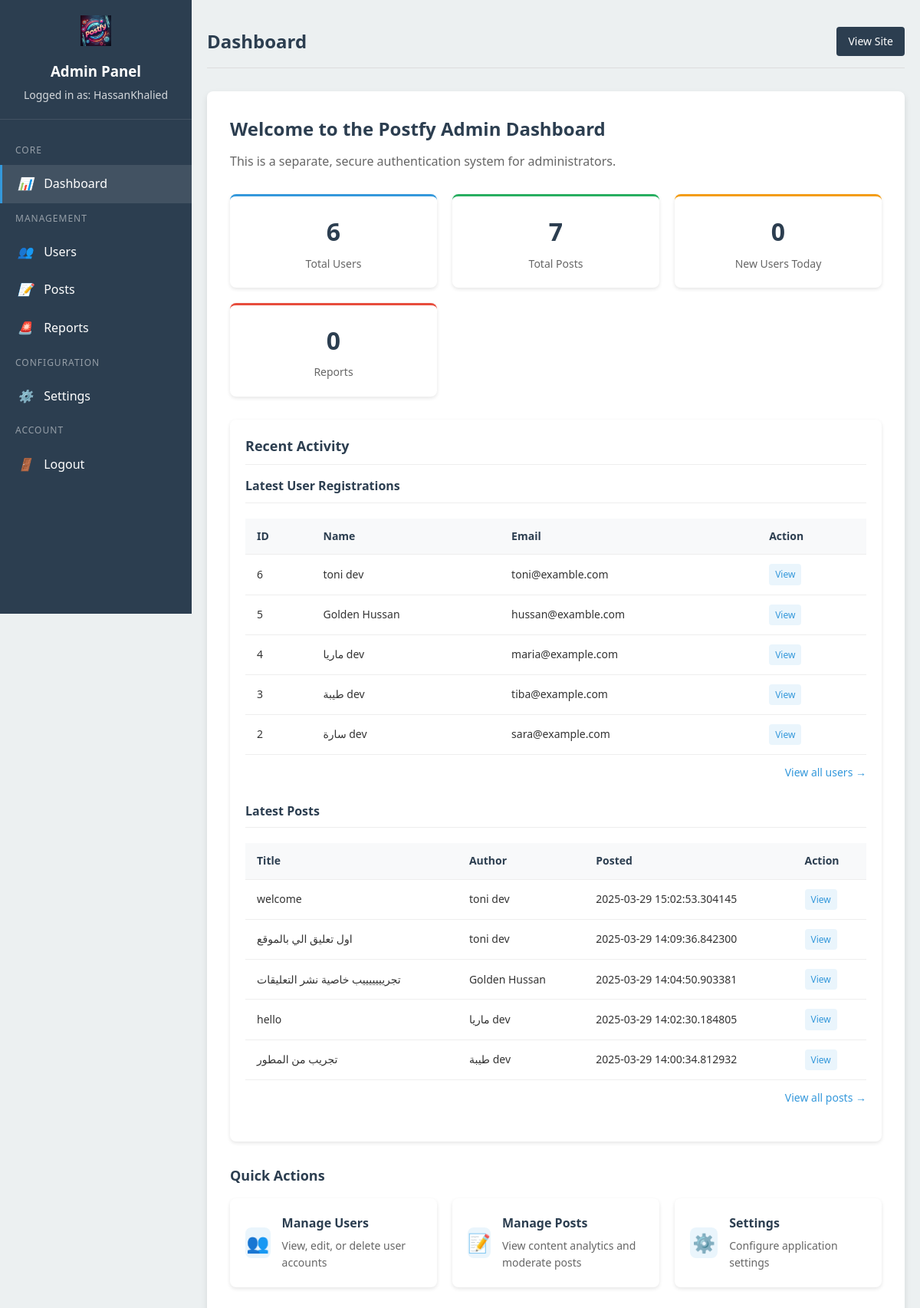
The app's page /admin/ (signed in) with its own data.
### app.py (models this page shows, shortened)
class User(db.Model):
    id = db.Column(db.Integer, primary_key=True)
    first_name = db.Column(db.String(100), nullable=False)
    last_name = db.Column(db.String(100), nullable=False)
    user_id = db.Column(db.String(100), unique=True, nullable=False)
    email = db.Column(db.String(120), unique=True, nullable=False)
    password = db.Column(db.String(200), nullable=False)
    gender = db.Column(db.String(10), nullable=False)
    profile_picture = db.Column(
        db.String(200), nullable=True, default='default.jpg')

class Post(db.Model):
    id = db.Column(db.Integer, primary_key=True)
    title = db.Column(db.String(255), nullable=False)
    content = db.Column(db.Text, nullable=False)
    user_id = db.Column(db.Integer, db.ForeignKey('user.id'), nullable=False)
    date_posted = db.Column(
        db.DateTime, default=datetime.utcnow)
    user = db.relationship('User', backref='posts', lazy=True)

### admin.py (the view)
@admin_bp.route('/')
@admin_login_required
def dashboard():
    result = db.session.execute(db.text("SELECT COUNT(*) FROM user"))
    total_users = result.scalar()
    result = db.session.execute(db.text("SELECT COUNT(*) FROM post"))
    total_posts = result.scalar()
    new_users_today = 0
    report_count = 0
    recent_users = db.session.execute(
        db.text("""
            SELECT id, first_name, last_name, email
            FROM user
            ORDER BY id DESC LIMIT 5
        """)
    ).fetchall()
    recent_posts = db.session.execute(
        db.text("""
            SELECT p.id, p.title, p.date_posted,
                   u.first_name, u.last_name
            FROM post p
            JOIN user u ON p.user_id = u.id
            ORDER BY p.date_posted DESC LIMIT 5
        """)
    ).fetchall()
    return render_template('admin/dashboard.html',
                           total_users=total_users,
                           total_posts=total_posts,
                           new_users_today=new_users_today,
                           report_count=report_count,
                           recent_users=recent_users,
                           recent_posts=recent_posts)

### admin.py (called while the page is built)
def admin_login_required(f):
    @wraps(f)
    def decorated_function(*args, **kwargs):
        if 'admin_id' not in session:
            flash('Please log in to access the admin area', 'warning')
            return redirect(url_for('admin.login'))
        if 'admin_last_activity' in session:
            last_activity = datetime.fromisoformat(
                session['admin_last_activity'])
            if datetime.utcnow() - last_activity > timedelta(minutes=30):  # 30-minute timeout
                session.pop('admin_id', None)
                session.pop('admin_last_activity', None)
                flash('Your session has expired. Please log in again.', 'warning')
                return redirect(url_for('admin.login'))
        session['admin_last_activity'] = datetime.utcnow().isoformat()
        return f(*args, **kwargs)
    return decorated_function

### app.py (called while the page is built)
@app.context_processor
def inject_version():
    return dict(APP_VERSION=APP_VERSION)

### Templates/admin/dashboard.html (shortened to what this page needs)
{% extends "admin/base.html" %}
{% block page_title %}Dashboard{% endblock %}
{% block admin_content %}
<div class="dashboard-overview">
    <h2>Welcome to the Postfy Admin Dashboard</h2>
    <p>This is a separate, secure authentication system for administrators.</p>
    <div class="stats-container">
        <div class="stat-card">
            <div class="stat-value">{{ total_users }}</div>
            <div class="stat-label">Total Users</div>
        </div>
        <div class="stat-card">
            <div class="stat-value">{{ total_posts }}</div>
            <div class="stat-label">Total Posts</div>
        </div>
        <div class="stat-card">
            <div class="stat-value">{{ new_users_today }}</div>
            <div class="stat-label">New Users Today</div>
        </div>
        <div class="stat-card">
            <div class="stat-value">{{ report_count }}</div>
            <div class="stat-label">Reports</div>
        </div>
    </div>
    <div class="recent-activity">
        <h3>Recent Activity</h3>
        <div class="activity-section">
            <h4>Latest User Registrations</h4>
            {% if recent_users %}
            <table class="admin-table">
                <thead>
                    <tr>
                        <th>ID</th>
                        <th>Name</th>
                        <th>Email</th>
                        <th>Action</th>
                    </tr>
                </thead>
                <tbody>
                    {% for user in recent_users %}
                    <tr>
                        <td>{{ user.id }}</td>
                        <td>{{ user.first_name }} {{ user.last_name }}</td>
                        <td>{{ user.email }}</td>
                        <td>
                            <a href="{{ url_for('admin.user_view', user_id=user.id) }}" class="table-action-link">
                                View
                            </a>
                        </td>
                    </tr>
                    {% endfor %}
                </tbody>
            </table>
            <div class="view-all">
                <a href="{{ url_for('admin.users') }}" class="view-all-link">View all users →</a>
            </div>
            {% else %}
            <p>No recent user registrations.</p>
            {% endif %}
        </div>
        <div class="activity-section">
            <h4>Latest Posts</h4>
            {% if recent_posts %}
            <table class="admin-table">
                <thead>
                    <tr>
                        <th>Title</th>
                        <th>Author</th>
                        <th>Posted</th>
                        <th>Action</th>
                    </tr>
                </thead>
                <tbody>
                    {% for post in recent_posts %}
                    <tr>
                        <td>{{ post.title }}</td>
                        <td>{{ post.first_name }} {{ post.last_name }}</td>
                        <td>{{ post.date_posted }}</td>
                        <td>
                            <a href="{{ url_for('admin.post_view', post_id=post.id) }}" class="table-action-link">
                                View
                            </a>
                        </td>
                    </tr>
                    {% endfor %}
                </tbody>
            </table>
            <div class="view-all">
                <a href="{{ url_for('admin.posts') }}" class="view-all-link">View all posts →</a>
            </div>
            {% else %}
            <p>No recent posts.</p>
            {% endif %}
        </div>
    </div>
    <div class="quick-actions">
        <h3>Quick Actions</h3>
        <div class="action-cards">
            <a href="{{ url_for('admin.users') }}" class="action-card">
                <div class="action-icon">👥</div>
                <div class="action-details">
                    <h4>Manage Users</h4>
                    <p>View, edit, or delete user accounts</p>
                </div>
            </a>
            <a href="{{ url_for('admin.posts') }}" class="action-card">
                <div class="action-icon">📝</div>
                <div class="action-details">
                    <h4>Manage Posts</h4>
                    <p>View content analytics and moderate posts</p>
                </div>
            </a>
            <a href="#" class="action-card">
                <div class="action-icon">⚙️</div>
                <div class="action-details">
                    <h4>Settings</h4>
                    <p>Configure application settings</p>
                </div>
            </a>
        </div>
    </div>
</div>
{% endblock %}

### static/css/admin.css (style rules this page uses)
:root { --admin-primary: #2c3e50; --admin-secondary: #3498db; --admin-accent: #e74c3c; --admin-success: #27ae60; --admin-warning: #f39c12; --admin-bg: #ecf0f1; --admin-panel-bg: #ffffff; --admin-text: #2c3e50; --admin-input-bg: #ffffff; --admin-shadow: rgba(0, 0, 0, 0.1); }
* { margin: 0; padding: 0; box-sizing: border-box; }
body { font-family: 'Segoe UI', Tahoma, Geneva, Verdana, sans-serif; background-color: var(--admin-bg); color: var(--admin-text); line-height: 1.6; }
.dashboard-overview h2 { margin-bottom: 15px; color: var(--admin-primary); }
.dashboard-overview p { margin-bottom: 30px; color: #666; }
.stats-container { display: grid; grid-template-columns: repeat(auto-fit, minmax(200px, 1fr)); gap: 20px; margin-bottom: 40px; }
.stat-card { background-color: white; border-radius: 8px; box-shadow: 0 2px 5px rgba(0, 0, 0, 0.1); padding: 20px; text-align: center; transition: transform 0.3s ease; }
.stat-card:nth-child(1) { border-top: 3px solid var(--admin-secondary); }
.stat-card:nth-child(2) { border-top: 3px solid var(--admin-success); }
.stat-card:nth-child(3) { border-top: 3px solid var(--admin-warning); }
.stat-card:nth-child(4) { border-top: 3px solid var(--admin-accent); }
.stat-value { font-size: 32px; font-weight: bold; color: var(--admin-primary); margin-bottom: 5px; }
.stat-label { color: #666; font-size: 14px; }
.recent-activity { background-color: white; border-radius: 8px; box-shadow: 0 2px 5px rgba(0, 0, 0, 0.1); padding: 20px; }
.recent-activity h3 { margin-bottom: 15px; color: var(--admin-primary); font-size: 18px; padding-bottom: 10px; border-bottom: 1px solid #eee; }
.admin-table { width: 100%; border-collapse: collapse; margin-top: 20px; }
.admin-table th, .admin-table td { padding: 12px 15px; text-align: left; border-bottom: 1px solid #eee; }
.admin-table th { background-color: #f8f9fa; color: var(--admin-primary); font-weight: 600; }
.activity-section { margin-bottom: 25px; }
.activity-section h4 { font-size: 16px; color: var(--admin-primary); margin-bottom: 12px; padding-bottom: 8px; border-bottom: 1px solid #eee; }
.stats-container { display: grid; grid-template-columns: repeat(auto-fit, minmax(200px, 1fr)); gap: 20px; margin-bottom: 30px; }
.admin-table { width: 100%; border-collapse: collapse; }
.admin-table th { background-color: #f8f9fa; color: var(--admin-primary); font-weight: 600; font-size: 14px; }
.admin-table td { font-size: 14px; color: #333; }

### Templates/admin/dashboard.html (style rules this page uses)
.dashboard-overview h2 { margin-bottom: 10px; color: var(--admin-primary); }
.dashboard-overview p { margin-bottom: 30px; color: #666; }
.recent-activity { background-color: white; border-radius: 8px; box-shadow: 0 2px 5px rgba(0, 0, 0, 0.1); padding: 20px; margin-bottom: 30px; }
.recent-activity h3 { margin-bottom: 15px; color: var(--admin-primary); font-size: 18px; padding-bottom: 10px; border-bottom: 1px solid #eee; }
.activity-section { margin-bottom: 25px; }
.activity-section h4 { font-size: 16px; color: var(--admin-primary); margin-bottom: 12px; padding-bottom: 8px; border-bottom: 1px solid #eee; }
.table-action-link { display: inline-block; padding: 4px 8px; background-color: rgba(52, 152, 219, 0.1); color: var(--admin-secondary); border-radius: 4px; text-decoration: none; font-size: 12px; transition: all 0.2s ease; }
.view-all { margin-top: 10px; text-align: right; }
.view-all-link { font-size: 14px; color: var(--admin-secondary); text-decoration: none; }
.quick-actions { margin-bottom: 30px; }
.quick-actions h3 { margin-bottom: 15px; color: var(--admin-primary); font-size: 18px; }
.action-cards { display: grid; grid-template-columns: repeat(auto-fit, minmax(250px, 1fr)); gap: 20px; }
.action-card { display: flex; align-items: center; background-color: white; padding: 20px; border-radius: 8px; box-shadow: 0 2px 5px rgba(0, 0, 0, 0.1); text-decoration: none; color: inherit; transition: all 0.3s ease; }
.action-icon { font-size: 24px; margin-right: 15px; width: 40px; height: 40px; display: flex; align-items: center; justify-content: center; background-color: rgba(52, 152, 219, 0.1); border-radius: 8px; color: var(--admin-secondary); }
.action-details h4 { margin: 0 0 5px; color: var(--admin-primary); }
.action-details p { margin: 0; font-size: 14px; color: #666; }

### records on screen
User: id "6", first_name "toni", last_name "dev", email "toni@examble.com"
User: id "5", first_name "Golden", last_name "Hussan", email "hussan@examble.com"
User: id "4", first_name "ماريا", last_name "dev", email "maria@example.com"
User: id "3", first_name "طيبة", last_name "dev", email "tiba@example.com"
User: id "2", first_name "سارة", last_name "dev", email "sara@example.com"
Post: title "welcome", first_name "toni", last_name "dev", date_posted "2025-03-29 15:02:53.304145"
Post: title "اول تعليق الي بالموقع", first_name "toni", last_name "dev", date_posted "2025-03-29 14:09:36.842300"
Post: title "تجريييييييب خاصية نشر التعليقات", first_name "Golden", last_name "Hussan", date_posted "2025-03-29 14:04:50.903381"
Post: title "hello", first_name "ماريا", last_name "dev", date_posted "2025-03-29 14:02:30.184805"
Post: title "تجريب من المطور", first_name "طيبة", last_name "dev", date_posted "2025-03-29 14:00:34.812932"

### other values on screen
{{ session.get('admin_username', 'Unknown') }} "HassanKhalied"
{{ total_users }} "6"
{{ total_posts }} "7"
{{ new_users_today }} "0"
{{ report_count }} "0"
